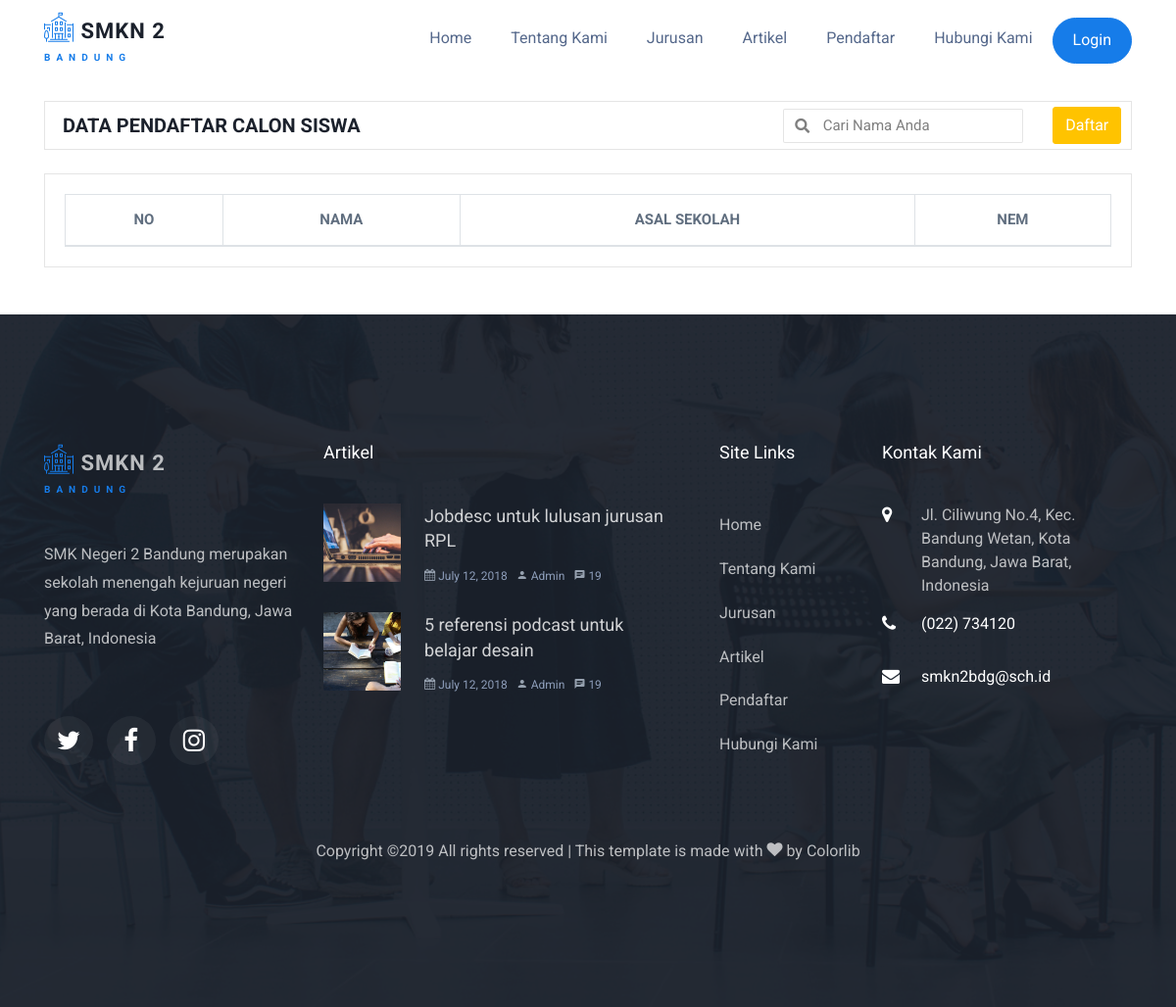
Page /index.php/ppdb/pendaftar on the earlier database version.
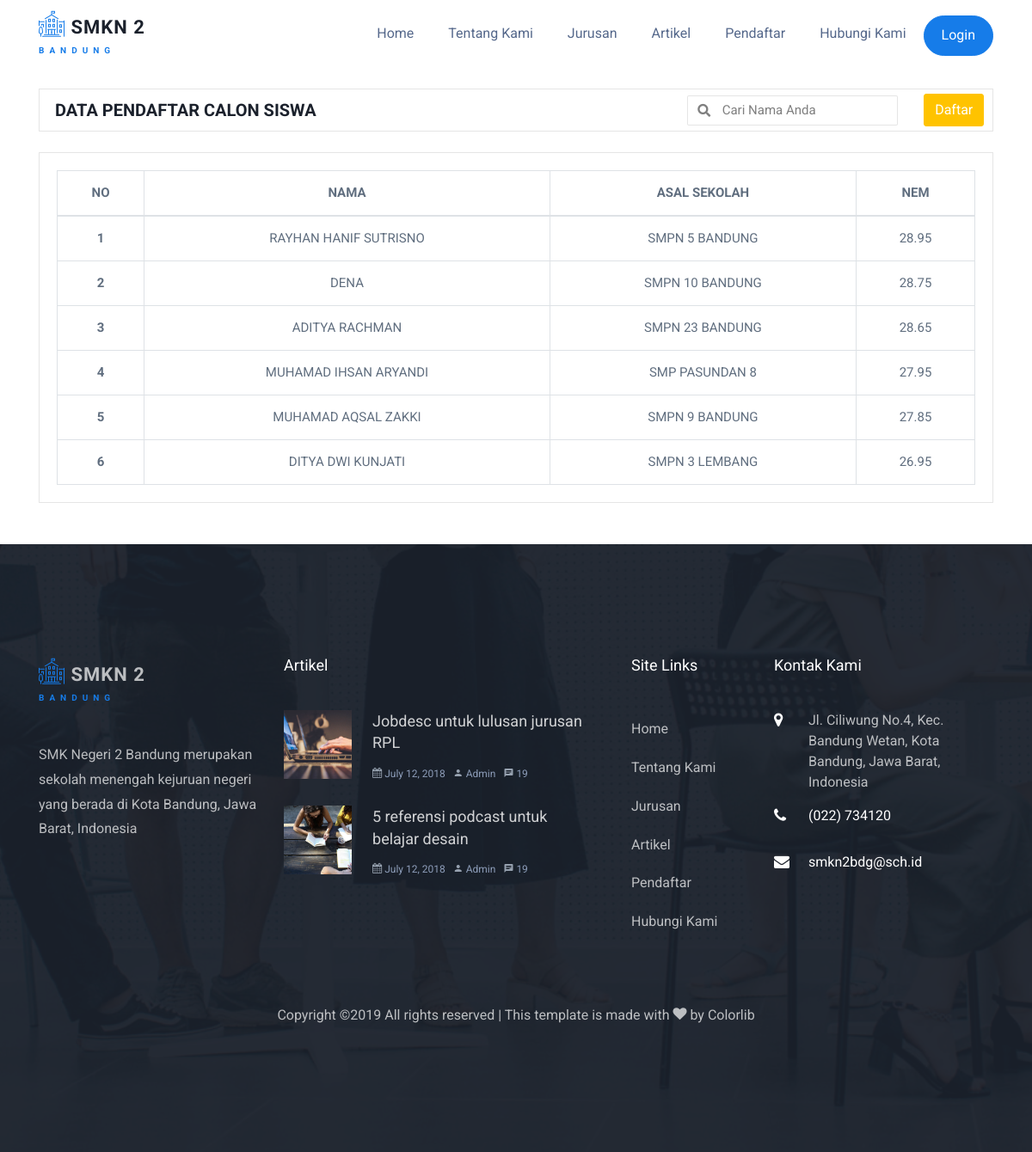
Same page on the later database version.
### tables this page shows
CREATE TABLE `siswa` (
  `nisn` char(10) NOT NULL,
  `nama` varchar(32) NOT NULL,
  `nem` float NOT NULL,
  `ttl` varchar(64) NOT NULL,
  `asal_sekolah` varchar(64) NOT NULL,
  `foto` varchar(128) NOT NULL,
  `no_peserta` varchar(20) NOT NULL
);

### application/controllers/PPDB.php (called while the page is built, shortened)
<?php
class PPDB extends CI_Controller {
	public function __construct()
	{
		$this->load->model('PPDB_Model', 'ppdb');
	}
	public function pendaftar()
	{
		$data['judul'] = 'Data Pendaftar Calon Siswa';
		$data['pendaftar'] = $this->ppdb->getPendaftar();
		$this->load->view('templates/header', $data);
		$this->load->view('ppdb/pendaftar', $data);
		$this->load->view('templates/footer', $data);
	}
}

### index.php (called while the page is built, shortened)
<?php
require_once BASEPATH.'core/CodeIgniter.php';

### application/models/PPDB_Model.php (called while the page is built, shortened)
<?php
class PPDB_Model extends CI_Model {
    public function getPendaftar()
    {
        $this->db->select('nama, asal_sekolah, nem')
                 ->from('pendaftaran')
                 ->join('siswa', 'pendaftaran.nisn = siswa.nisn')
                 ->order_by('nem', 'DESC');
        $data = $this->db->get()->result_array();
        return $data;
    }
}

### application/views/ppdb/pendaftar.php (the view, shortened to what this page needs)
<section class="pendaftar mt-4">
	<div class="container">
		<div class="row align-items-center pendaftar-top">
			<div class="col-md-8">
				<h3 class="text-uppercase pendaftar-title">
					<strong>Data Pendaftar Calon Siswa</strong>
				</h3>
			</div>
			<div class="col-md-3">
				<form action="">
					<div class="search">
						<input class="search-input" type="text" placeholder="Cari Nama Anda">
						<label><i class="fas fa-fw fa-search"></i></label>
					</div>
				</form>
			</div>
			<div class="col-md-1">
				<a href="<?= base_url('ppdb/daftar'); ?>">
					<button class="btn btn-secondary btn-daftar">Daftar</button>
				</a>
			</div>
		</div>
		<div class="pendaftar-table mt-4">
			<table class="table table-bordered text-center">
				<thead>
					<tr class="text-uppercase">
						<th scope="col">No</th>
						<th scope="col">Nama</th>
						<th scope="col">Asal Sekolah</th>
						<th scope="col">Nem</th>
					</tr>
				</thead>
				<tbody>
					<?php $no = 1; foreach($pendaftar as $p) : ?>
						<tr>
							<th scope="row"><?= $no++; ?></th>
							<td><?= strtoupper($p['nama']); ?></td>
							<td><?= $p['asal_sekolah']; ?></td>
							<td><?= $p['nem']; ?></td>
						</tr>
					<?php endforeach; ?>
				</tbody>
			</table>
		</div>
	</div>
</section>

### application/views/templates/header.php (shortened to what this page needs)
<!DOCTYPE html>
<html lang="en">
  <head>
    <link rel="stylesheet" href="https://cdnjs.cloudflare.com/ajax/libs/font-awesome/5.11.2/css/all.css">
    <?= css('open-iconic-bootstrap.min'); ?>
    <?= css('animate'); ?>
    <?= css('owl.carousel.min'); ?>
    <?= css('owl.theme.default.min'); ?>
    <?= css('magnific-popup'); ?>
    <?= css('aos'); ?>
    <?= css('ionicons.min'); ?>
    <?= css('bootstrap-datepicker'); ?>
    <?= css('jquery.timepicker'); ?>
    <?= css('flaticon'); ?>
    <?= css('icomoon'); ?>
    <?= css('style'); ?>
    <?= css('custom'); ?>
  </head>
  <body>
  <nav class="navbar navbar-expand-lg navbar-dark ftco_navbar bg-dark ftco-navbar-light" id="ftco-navbar">
    <div class="container">
      <a class="navbar-brand" href="<?= base_url('ppdb'); ?>"><i class="flaticon-university"></i> SMKN 2 <br><small>bandung</small></a>
      <div class="collapse navbar-collapse" id="ftco-nav">
        <ul class="navbar-nav ml-auto d-flex align-items-center">
          <li class="nav-item"><a href="<?= base_url('ppdb'); ?>" class="nav-link">Home</a></li>
          <li class="nav-item"><a href="<?= base_url('ppdb/coming_soon'); ?>" class="nav-link">Tentang Kami</a></li>
          <li class="nav-item"><a href="<?= base_url('ppdb/coming_soon'); ?>" class="nav-link">Jurusan</a></li>
          <li class="nav-item"><a href="<?= base_url('ppdb/coming_soon'); ?>" class="nav-link">Artikel</a></li>
          <li class="nav-item"><a href="<?= base_url('ppdb/pendaftar'); ?>" class="nav-link">Pendaftar</a></li>
          <li class="nav-item"><a href="<?= base_url('ppdb/coming_soon'); ?>" class="nav-link">Hubungi Kami</a></li>
          <?php if($this->session->userdata('siswa')) : ?>
            <li class="nav-item">
              <a href="#" class="nav-link">
                <div class="profile-img">
                  <img src="<?= img($foto); ?>" alt="profile">
                </div>
              </a>
            </li>
          <?php else : ?>
            <li class="nav-item cta" style="cursor: pointer;">
              <a href="<?= base_url('ppdb/login'); ?>" class="nav-link">
                <span>Login</span>
              </a>
            </li>
          <?php endif; ?>
        </ul>
      </div>
    </div>
  </nav>

### application/helpers/functions_helper.php (shortened to what this page needs)
<?php
function css($file)
{
	$file_explode = explode('.', $file);
	$extension = end($file_explode);
	if($extension === 'css')
	{
		return '<link rel="stylesheet" href="' . base_url('assets/css/' . $file) . '">';
	}
	else
	{
		return '<link rel="stylesheet" href="' . base_url('assets/css/' . $file . '.css') . '">';
	}
}
function img($file)
{
	return base_url('assets/img/' . $file);
}
?>

### application/views/templates/footer.php (shortened to what this page needs)
 <footer class="ftco-footer ftco-bg-dark ftco-section img mt-5" style="background-image: url(<?= img('bg_2.jpg'); ?>); background-attachment:fixed;">
    	<div class="overlay"></div>
      <div class="container">
        <div class="row mb-5">
          <div class="col-md-3">
            <div class="ftco-footer-widget mb-4">
              <h2><a class="navbar-brand" href="index.html"><i class="flaticon-university"></i> SMKN 2 <br><small>BANDUNG</small></a></h2>
              <p>SMK Negeri 2 Bandung merupakan sekolah menengah kejuruan negeri yang berada di Kota Bandung, Jawa Barat, Indonesia</p>
              <ul class="ftco-footer-social list-unstyled float-md-left float-lft mt-5">
                <li class="ftco-animate"><a href="#"><span class="icon-twitter"></span></a></li>
                <li class="ftco-animate"><a href="#"><span class="icon-facebook"></span></a></li>
                <li class="ftco-animate"><a href="#"><span class="icon-instagram"></span></a></li>
              </ul>
            </div>
          </div>
          <div class="col-md-4">
            <div class="ftco-footer-widget mb-4">
              <h2 class="ftco-heading-2">Artikel</h2>
              <div class="block-21 mb-4 d-flex">
                <a class="blog-img mr-4" style="background-image: url(<?= img('image_1.jpg'); ?>);"></a>
                <div class="text">
                  <h3 class="heading"><a href="#">Jobdesc untuk lulusan jurusan RPL</a></h3>
                  <div class="meta">
                    <div><a href="#"><span class="icon-calendar"></span> July 12, 2018</a></div>
                    <div><a href="#"><span class="icon-person"></span> Admin</a></div>
                    <div><a href="#"><span class="icon-chat"></span> 19</a></div>
                  </div>
                </div>
              </div>
              <div class="block-21 mb-4 d-flex">
                <a class="blog-img mr-4" style="background-image: url(<?= img('image_2.jpg'); ?>);"></a>
                <div class="text">
                  <h3 class="heading"><a href="#">5 referensi podcast untuk belajar desain</a></h3>
                  <div class="meta">
                    <div><a href="#"><span class="icon-calendar"></span> July 12, 2018</a></div>
                    <div><a href="#"><span class="icon-person"></span> Admin</a></div>
                    <div><a href="#"><span class="icon-chat"></span> 19</a></div>
                  </div>
                </div>
              </div>
            </div>
          </div>
          <div class="col-md-2">
             <div class="ftco-footer-widget mb-4 ml-md-4">
              <h2 class="ftco-heading-2">Site Links</h2>
              <ul class="list-unstyled">
                <li><a href="#" class="py-2 d-block">Home</a></li>
                <li><a href="#" class="py-2 d-block">Tentang Kami</a></li>
                <li><a href="#" class="py-2 d-block">Jurusan</a></li>
                <li><a href="#" class="py-2 d-block">Artikel</a></li>
                <li><a href="#" class="py-2 d-block">Pendaftar</a></li>
                <li><a href="#" class="py-2 d-block">Hubungi Kami</a></li>
              </ul>
            </div>
          </div>
          <div class="col-md-3">
            <div class="ftco-footer-widget mb-4">
            	<h2 class="ftco-heading-2">Kontak Kami</h2>
            	<div class="block-23 mb-3">
	              <ul>
	                <li><span class="icon icon-map-marker"></span><span class="text">Jl. Ciliwung No.4, Kec. Bandung Wetan, Kota Bandung, Jawa Barat, Indonesia</span></li>
	                <li><a href="#"><span class="icon icon-phone"></span><span class="text">(022) 734120</span></a></li>
	                <li><a href="#"><span class="icon icon-envelope"></span><span class="text">smkn2bdg@sch.id</span></a></li>
	              </ul>
	            </div>
            </div>
          </div>
        </div>
        <div class="row">
          <div class="col-md-12 text-center">
            <p>
              Copyright &copy;<script>document.write(new Date().getFullYear());</script> All rights reserved | This template is made with <i class="icon-heart" aria-hidden="true"></i> by <a href="https://colorlib.com" target="_blank">Colorlib</a>
            </p>
          </div>
        </div>
      </div>
    </footer>
  </body>
</html>

### assets/css/icomoon.css (style rules this page uses)
[class^="icon-"], [class*=" icon-"] { font-family: 'icomoon' !important; speak: none; font-style: normal; font-weight: normal; font-variant: normal; text-transform: none; line-height: 1; -webkit-font-smoothing: antialiased; -moz-osx-font-smoothing: grayscale; }
.icon-heart:before { content: "\f004"; }
.icon-map-marker:before { content: "\f041"; }
.icon-calendar:before { content: "\f073"; }
.icon-phone:before { content: "\f095"; }
.icon-envelope:before { content: "\f0e0"; }
.icon-chat:before { content: "\e0b7"; }
.icon-person:before { content: "\e7fd"; }
.icon-twitter:before { content: "\f099"; }
.icon-facebook:before { content: "\f09a"; }
.icon-instagram:before { content: "\f16d"; }

### assets/css/custom.css (style rules this page uses)
.pendaftar .pendaftar-top { border: 1px solid rgba(0, 0, 0, 0.1); margin: 0; padding: 5px 3px; }
.pendaftar .search { position: relative; }
.pendaftar .pendaftar-title { font-size: 20px; margin: 0; }
.pendaftar .search .search-input { width: 100%; border: 1px solid rgba(0, 0, 0, 0.1); padding: 3px 20px 3px 40px; outline: none; border-radius: 2px; color: rgba(0, 0, 0, 0.7); }
.pendaftar .search .search-input::placeholder { color: rgba(0, 0, 0, 0.5); }
.pendaftar .search label { width: 40px; height: 100%; color: rgba(0, 0, 0, 0.5); position: absolute; top: 0; left: 0; display: flex; justify-content: center; align-items: center; }
.pendaftar .btn-daftar { border-radius: 3px; }
.pendaftar-table { padding: 20px; border: 1px solid rgba(0, 0, 0, 0.1); }
.pendaftar-table table { margin: 0; }

Differences in the rows shown:
now on this page (row edited): siswa: nama "RAYHAN HANIF SUTRISNO", asal_sekolah "SMPN 5 BANDUNG", nem "28.95"
now on this page (row edited): siswa: nama "DENA", asal_sekolah "SMPN 10 BANDUNG", nem "28.75"
now on this page (row edited): siswa: nama "ADITYA RACHMAN", asal_sekolah "SMPN 23 BANDUNG", nem "28.65"
now on this page (row edited): siswa: nama "MUHAMAD IHSAN ARYANDI", asal_sekolah "SMP PASUNDAN 8", nem "27.95"
now on this page (row edited): siswa: nama "MUHAMAD AQSAL ZAKKI", asal_sekolah "SMPN 9 BANDUNG", nem "27.85"
now on this page (row edited): siswa: nama "DITYA DWI KUNJATI", asal_sekolah "SMPN 3 LEMBANG", nem "26.95"
